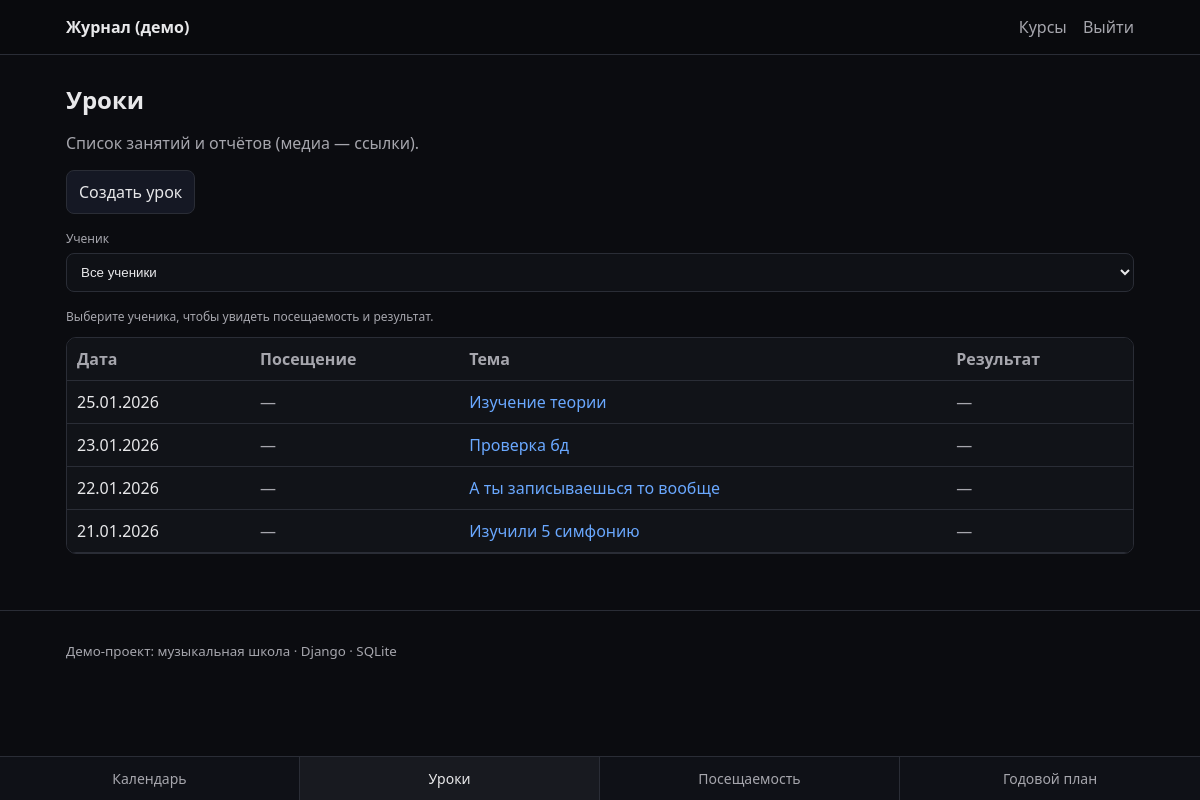
The page /lessons/ (signed in) on the database as committed earlier.
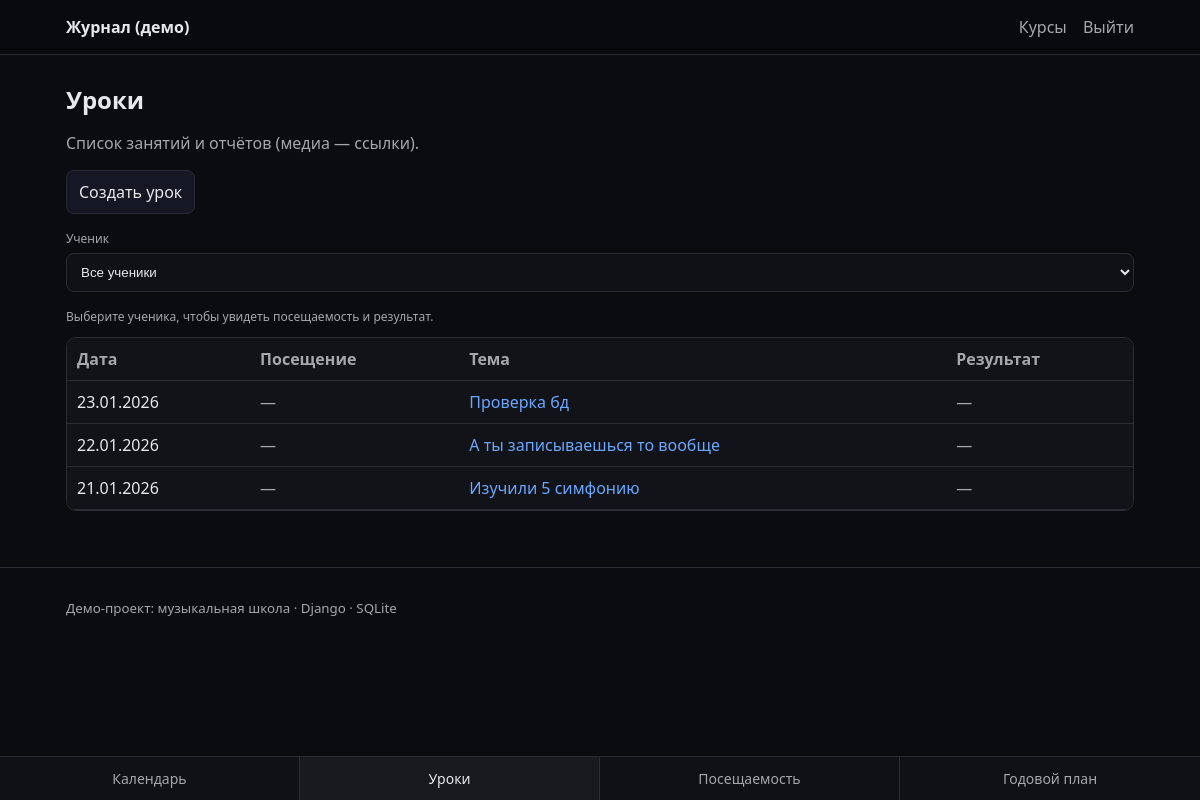
The same page on the database as committed later.
### apps/lessons/models.py (models this page shows, shortened)
class Lesson(models.Model):
    course = models.ForeignKey(Course, on_delete=models.CASCADE, related_name="lessons")
    date = models.DateField()
    topic = models.CharField(max_length=200)
    created_by = models.ForeignKey(settings.AUTH_USER_MODEL, on_delete=models.CASCADE, related_name="created_lessons")
    attachment = models.FileField(upload_to="lessons/", blank=True, null=True)
    class Meta:
        ordering = ("-date", "-id")

### apps/lessons/views.py (the view, shortened to what this page needs)
# urls.py: path("lessons/", lesson_list, name="lesson_list"),
@login_required
def lesson_list(request):
    role = request.user.profile.role
    course_id = request.GET.get("course")
    student_id = request.GET.get("student")
    students = []
    selected_student = None
    user_model = get_user_model()
    if role == Profile.Role.ADMIN:
        lessons_qs = Lesson.objects.all().select_related("course", "created_by")
        student_ids = Enrollment.objects.values_list("student_id", flat=True).distinct()
        students = list(user_model.objects.filter(id__in=student_ids).select_related("profile").order_by("username"))
    if course_id:
        lessons_qs = lessons_qs.filter(course_id=course_id)
    if student_id:
        selected_student = get_object_or_404(user_model, id=student_id)
        entries_qs = LessonStudent.objects.filter(student_id=student_id, lesson__in=lessons_qs).select_related(
            "lesson", "lesson__course"
        )
        reports = (
            LessonReport.objects.filter(lesson__in=lessons_qs)
            .filter(Q(student_id=student_id) | Q(student__isnull=True))
            .order_by("-created_at")
        )
        student_report_map = {}
        general_report_map = {}
        for report in reports:
            if report.student_id == int(student_id):
                student_report_map.setdefault(report.lesson_id, report.text)
            elif report.student_id is None:
                general_report_map.setdefault(report.lesson_id, report.text)
        rows = [
            {
                "lesson": entry.lesson,
                "attendance": entry.attended,
                "result": entry.result
                or student_report_map.get(entry.lesson_id)
                or general_report_map.get(entry.lesson_id)
                or "",
            }
            for entry in entries_qs.order_by("-lesson__date", "-lesson_id")
        ]
    else:
        rows = [
            {
                "lesson": lesson,
                "attendance": None,
                "result": "",
            }
            for lesson in lessons_qs.order_by("-date", "-id")
        ]
    return render(
        request,
        "lessons/lesson_list.html",
        {
            "lessons": rows,
            "course_id": course_id,
            "students": students,
            "student_id": str(student_id) if student_id else "",
            "selected_student": selected_student,
        },
    )

### templates/lessons/lesson_list.html (shortened to what this page needs)
{% extends "base.html" %}
{% block content %}
  <h1>Уроки</h1>
  <p class="muted">Список занятий и отчётов (медиа — ссылки).</p>
  {% if user.profile.role == "TEACHER" or user.profile.role == "ADMIN" %}
    <p><a class="btn" href="/lessons/create/">Создать урок</a></p>
  {% endif %}
  {% if students %}
    <form method="get" class="form-row" style="margin-bottom: 16px;">
      <label class="muted small" for="student">Ученик</label>
      <select id="student" name="student" class="input" onchange="this.form.submit()">
        {% if user.profile.role != "STUDENT" %}
          <option value="">Все ученики</option>
        {% endif %}
      </select>
    </form>
  {% endif %}
  {% if not lessons %}
    <p class="muted">Пока нет уроков.</p>
  {% else %}
    {% if not student_id %}
      <p class="muted small">Выберите ученика, чтобы увидеть посещаемость и результат.</p>
    {% elif selected_student %}
      <p class="muted small">
        Ученик: {{ selected_student.username }} · Цикл: {{ selected_student.profile.get_cycle_display }}
      </p>
    {% endif %}
    <div class="table-wrap">
      <table class="table">
        <thead>
          <tr>
            <th>Дата</th>
            <th>Посещение</th>
            <th>Тема</th>
            <th>Результат</th>
          </tr>
        </thead>
        <tbody>
          {% for l in lessons %}
            <tr>
              <td>{{ l.lesson.date|date:"d.m.Y" }}</td>
              <td>
                {% if l.attendance == None %}
                  <span class="muted">—</span>
                {% elif l.attendance %}
                  <span class="tag">✓</span>
                {% else %}
                  <span class="tag">✕</span>
                {% endif %}
              </td>
              <td><a href="/lessons/{{ l.lesson.id }}/">{{ l.lesson.topic }}</a></td>
              <td>
                {% if l.result %}
                  {{ l.result }}
                {% else %}
                  <span class="muted">—</span>
                {% endif %}
              </td>
            </tr>
          {% endfor %}
        </tbody>
      </table>
    </div>
  {% endif %}
{% endblock %}

Rows that differ between the two databases and show on the page:
removed Lesson: lesson "25.01.2026", lesson.topic "Изучение теории"
